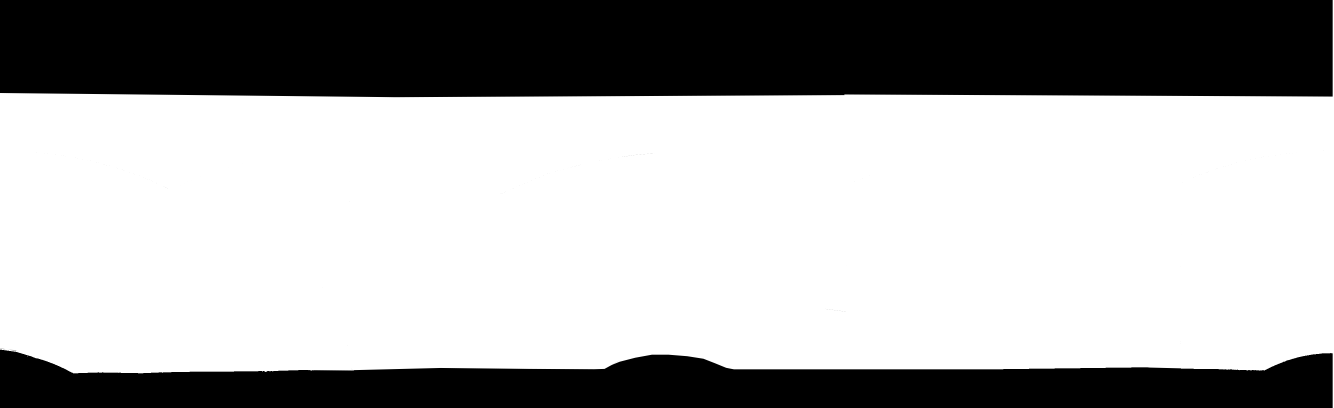
#> input picture calibration/python_scripts/image_process/flatImage_mask.png, 4000 x 1223 px, given in place of flatImage.bmp, which was not available (shown at 1/3 size)
$ python image_process.py   (older library calls are emulated)
#> lines starting #> are read from the running program, lines starting #| are printed output that depends on the picture; after the words box and inside, x2 and y2 are one past the last pixel; in counts of white or black regions, pixels touching at a corner belong together; pictures that were not available may be replaced by others from this repository, and a replacement may not be noted
from logging import root
import os, sys
import numpy as np
import cv2
from matplotlib import pyplot as plt
from skimage.feature import _hog, _hoghistogram

# [175 lines left out: functions _hog_channel_gradient, get_hog, get_block_idx, get_pixel, get_roi, get_var_bound and 3 more, not called in this run]

def contour_filter(contour, len_threshold=200):
    invalid_cam = 0
    for i in range(len(contour) - invalid_cam):
        dist = len(contour[i - invalid_cam])
        # dist = np.sum(np.abs(contour[i - invalid_cam][1:, 0, :] - contour[i - invalid_cam][:-1, 0, :]))
        end_dist = np.sum(np.abs(contour[i - invalid_cam][0, 0, :] - contour[i - invalid_cam][-1, 0, :]))
        # area = cv2.contourArea(contour[i - invalid_cam])
        if (dist < len_threshold and 8 * end_dist < dist) or (dist < len_threshold / 4):
            contour = contour[:(i - invalid_cam)] + contour[(i - invalid_cam) + 1:]
            invalid_cam += 1
        if i - invalid_cam == len(contour) - 2:
            break
    return contour

# [4 lines left out: function patch_image, not called in this run]

def nlmeans(edge_lid, h_u, h_l):
    # h = 40/20 for normal lidar images;
    # h = 20/10 for full lidar image;
    edge_lid_u = edge_lid[:int(0.15 * edge_lid.shape[0]), :]
    edge_lid_l = edge_lid[int(0.15 * edge_lid.shape[0]):, :]
    edge_lid_u = cv2.fastNlMeansDenoising(edge_lid_u, h=h_u, searchWindowSize=21, templateWindowSize=7)
    edge_lid_l = cv2.fastNlMeansDenoising(edge_lid_l, h=h_l, searchWindowSize=21, templateWindowSize=7)
    edge_lid = np.vstack((edge_lid_u, edge_lid_l))
    return edge_lid

# [4 lines left out: function black_region_removal, not called in this run]

def check_folder():
    dir_list = [
        data_path + "/edges/canny_outputs/",
        data_path + "/edges/hog_outputs/"
    ]
    for dir in dir_list:
        if not os.path.exists(dir):
            os.mkdir(dir)

if __name__ == "__main__":
    spot_range = 4
    default_name = "floor5"

    root_path = os.path.abspath(os.path.join(os.path.abspath(__file__), "../../.."))
    print("Current root path: \n" + root_path)

    for spot in range(spot_range):
        if (len(sys.argv) > 1):
            data_path = root_path + "/data/" + sys.argv[1] + "/" + str(spot) + "/0"
        else:
            data_path = root_path + "/data/" + default_name + "/" + str(spot) + "/0"

        dir_cam_original = data_path + "/outputs/flatImage.bmp"
        dir_cam_mask = root_path + "/python_scripts/image_process/flatImage_mask.png"
        dir_cam_filtered = data_path + "/edges/canny_outputs/cam_1_filtered.png"
        dir_cam_canny = data_path + "/edges/canny_outputs/cam_2_canny.png"
        dir_cam_output = data_path + "/edges/cam_edge.png"

        dir_lid_original = data_path + "/outputs/byIntensity/flatLidarImage.bmp"
        dir_lid_mask = root_path + "/python_scripts/image_process/flatLidarImage_mask" + str(spot) + ".png"
        dir_lid_filtered = data_path + "/edges/canny_outputs/lid_1_filtered.png"
        dir_lid_canny = data_path + "/edges/canny_outputs/lid_2_canny.png"
        dir_lid_output = data_path + "/edges/lid_edge.png"

        check_folder()

        # -------- fisheye camera --------

        # if(angle == 0):
        edge_cam = cv2.imread(dir_cam_original)
#> edge_cam is the input picture: shape (1223, 4000, 3); min 0, max 255, mean 170.1
        edge_cam = cv2.cvtColor(edge_cam, cv2.COLOR_BGR2GRAY)
#> edge_cam: shape (1223, 4000)

        edge_cam = cv2.GaussianBlur(edge_cam, sigmaX=1.5, sigmaY=1.5, ksize=(5, 5))
        cv2.imwrite(dir_cam_filtered, edge_cam)

        # remove the black region
        # edge_cam = black_region_removal(edge_cam, pix_rows_bound=435)

        edge_cam = cv2.Canny(image=edge_cam, threshold1=30, threshold2=50)
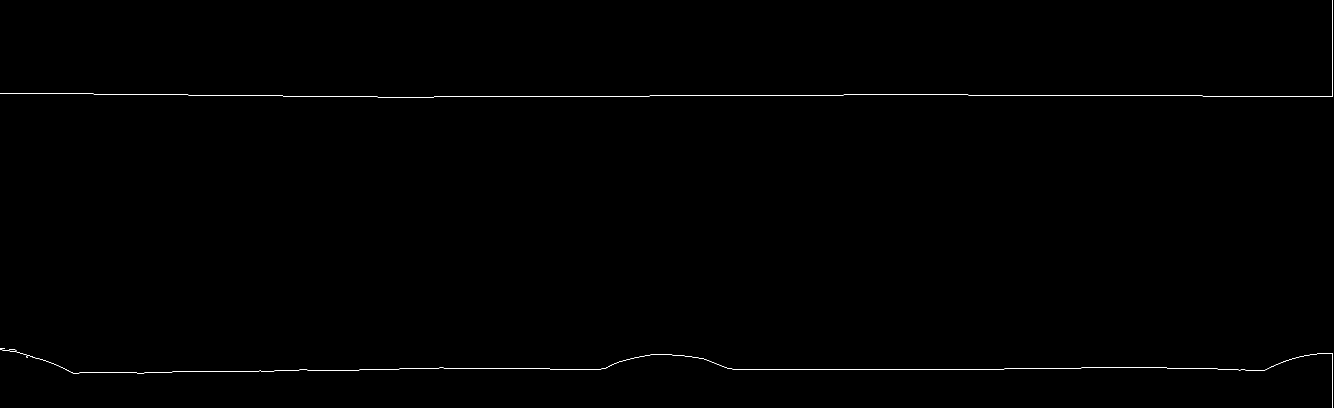
#> edge_cam: shape (1223, 4000) (shown at 1/3 size); 0.17% white in thin lines or dots
        mask_cam = cv2.imread(dir_cam_mask, cv2.IMREAD_GRAYSCALE)
        edge_cam = cv2.bitwise_and(edge_cam, mask_cam)
        cv2.imwrite(dir_cam_canny, edge_cam)

        # contour filter
        cnt_cam, hierarchy_cam = cv2.findContours(edge_cam, cv2.RETR_EXTERNAL, cv2.CHAIN_APPROX_NONE)
#> cnt_cam = 210 contours, all with area under 20
        cnt_cam = contour_filter(contour=cnt_cam, len_threshold=200)
#> the loop in contour_filter, `for i in range(len(contour) - invalid_cam):` made 209 passes
#> (dist, end_dist, contour) on passes 1 to 12: (30, 1, 209 contours, all with area under 20), (38, 1, 208 contours, all with area under 20), (94, 1, 207 contours, all with area under 20), (1, 0, 206 contours, all with area under 20), (48, 1, 205 contours, all with area under 20), (32, 2, 204 contours, all with area under 20), (4, 1, 203 contours, all with area under 20), (38, 1, 202 contours, all with area under 20), (84, 1, 201 contours, all with area under 20), (16, 1, 200 contours, all with area under 20), (52, 1, 199 contours, all with area under 20), (1, 0, 198 contours, all with area under 20)
#> (dist, end_dist) on pass 18: (258, 1)
#> after the loop in contour_filter, `for i in range(len(contour) - invalid_cam):`: contour = 18 contours, all with area under 20; invalid_cam = 192
#> cnt_cam = 18 contours, all with area under 20
        edge_cam = np.zeros(edge_cam.shape, np.uint8)
        cv2.drawContours(edge_cam, cnt_cam, -1, 255, 1)
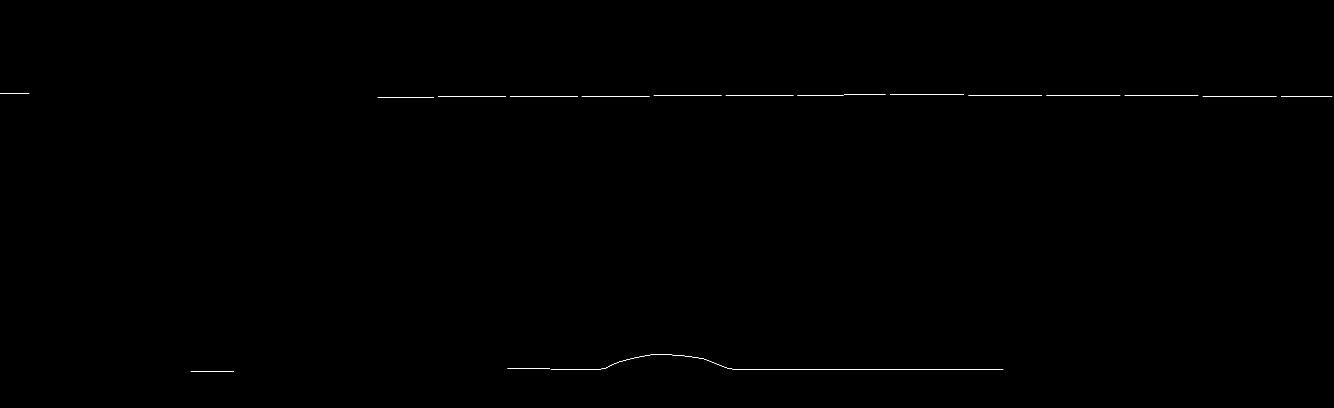
#> edge_cam: shape (1223, 4000) (shown at 1/3 size); 0.09% white in thin lines or dots, all inside (x1, y1, x2, y2) = (0, 279, 3997, 1115)
        cv2.imwrite(dir_cam_output, edge_cam)

        # -------- Lidar --------

        edge_lid = cv2.imread(dir_lid_original)
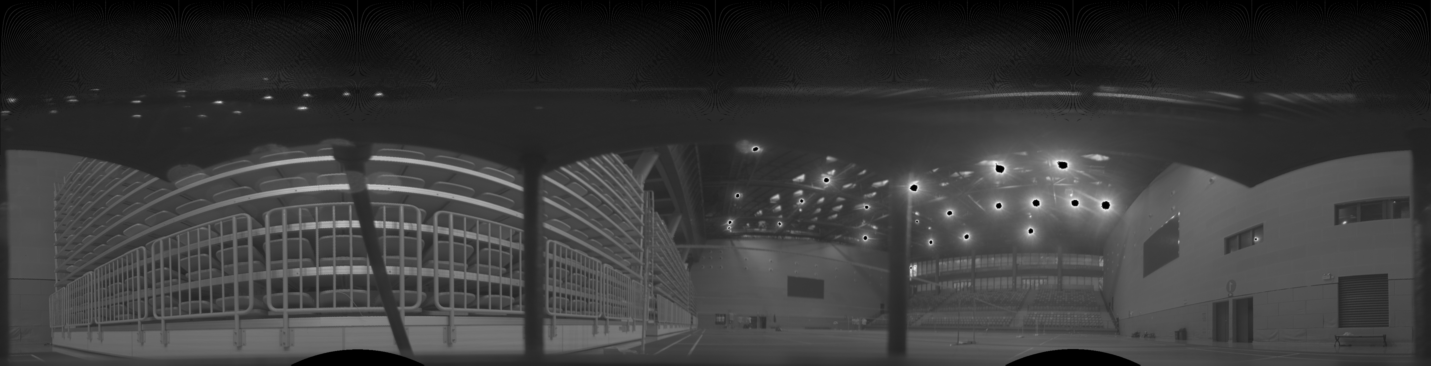
#> input picture calibration/python_scripts/hog_filter/canny_outputs/cam_1_filtered.png, 4292 x 1096 px, given in place of flatLidarImage.bmp, which was not available (shown at 1/3 size)
#> edge_lid is the input picture: shape (1096, 4292, 3); min 0, max 244, mean 57.4
        edge_lid = cv2.cvtColor(edge_lid, cv2.COLOR_BGR2GRAY)
#> edge_lid: shape (1096, 4292)
        # edge_lid = cv2.fastNlMeansDenoising(edge_lid, h=10, searchWindowSize=21, templateWindowSize=7)
        edge_lid = nlmeans(edge_lid, h_u=40, h_l=20)
#> in nlmeans, `edge_lid_l = edge_lid[int(0.15 * edge_lid.shape[0]):, :]`:
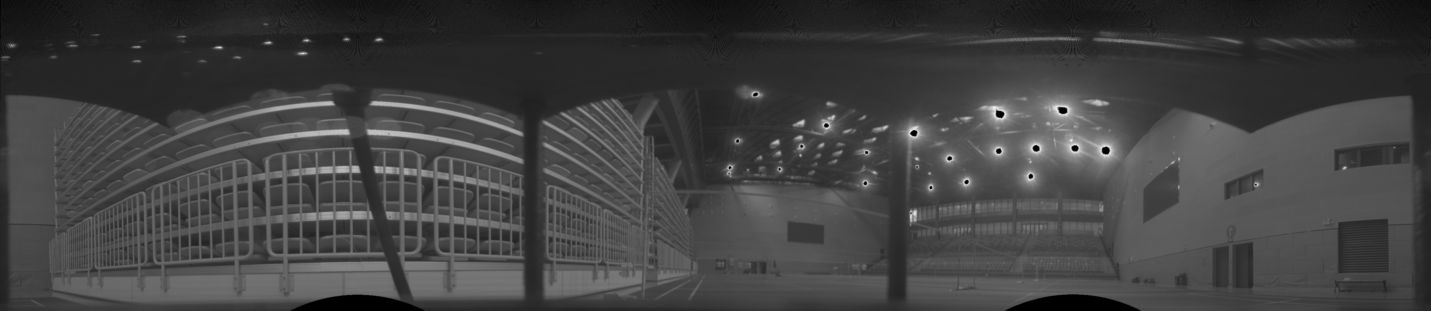
#> edge_lid_l: shape (932, 4292) (shown at 1/3 size); min 0, max 244, mean 65.2
#> in nlmeans, `edge_lid_u = cv2.fastNlMeansDenoising(edge_lid_u, h=h_u, searchWindowS..`:
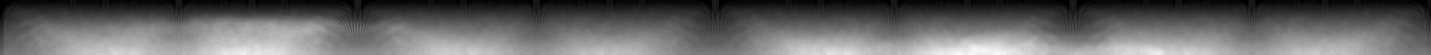
#> edge_lid_u: shape (164, 4292) (shown at 1/3 size); min 0, max 33, mean 13.1; drawn with min black and max white
        cv2.imwrite(dir_lid_filtered, edge_lid)

        # mask to remove the upper and lower bound noise
        edge_lid = cv2.Canny(image=edge_lid, threshold1=30, threshold2=50)
#> edge_lid: shape (1096, 4292); 1.1% white in thin lines or dots, all inside (x1, y1, x2, y2) = (2, 234, 4234, 1096)
        mask_lid = cv2.imread(dir_lid_mask, cv2.IMREAD_GRAYSCALE)
        edge_lid = cv2.bitwise_and(edge_lid, mask_lid)
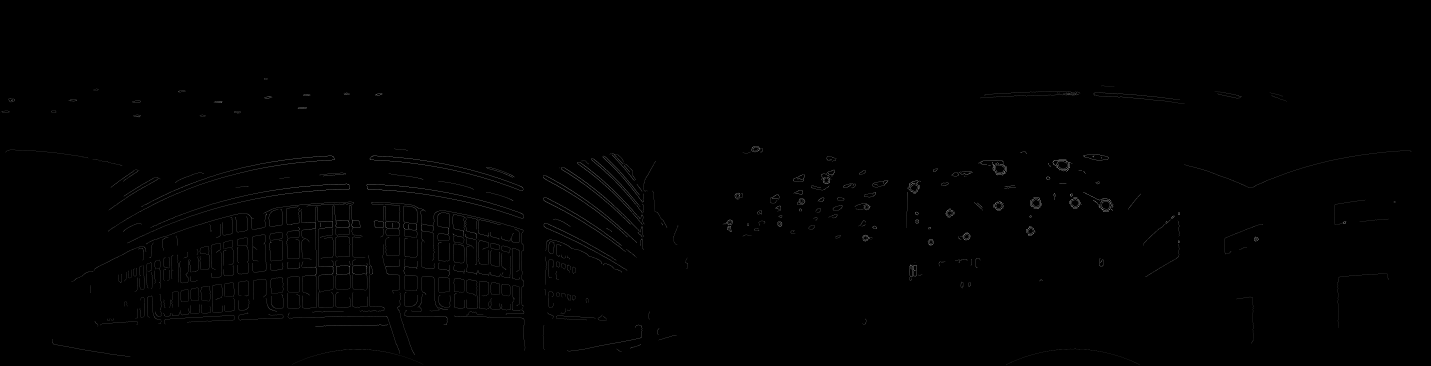
#> edge_lid: shape (1096, 4292) (shown at 1/3 size); min 0, max 238, mean 1
        cv2.imwrite(dir_lid_canny, edge_lid)

        # contour filter
        cnt_lid, hierarchy_lid = cv2.findContours(edge_lid, cv2.RETR_LIST, cv2.CHAIN_APPROX_NONE)
#> cnt_lid = 745 contours, 588 with area under 20; largest, box (x1, y1, x2, y2) and area: (1006, 709, 1051, 772) 2540, (1006, 709, 1051, 772) 2534, (1213, 825, 1252, 873) 1706, (1213, 825, 1252, 873) 1702, (812, 833, 850, 882) 1608
        cnt_lid = contour_filter(contour=cnt_lid, len_threshold=200)
#> the loop in contour_filter (call 2), `for i in range(len(contour) - invalid_cam):` made 744 passes
#> (dist, end_dist) on passes 1 to 12: (792, 2), (804, 2), (30, 1), (64, 1), (489, 1), (106, 1), (37, 1), (148, 1), (151, 1), (557, 1), (434, 2), (242, 1)
        edge_lid = np.zeros(edge_lid.shape, np.uint8)
        cv2.drawContours(edge_lid, cnt_lid, -1, 255, 1)
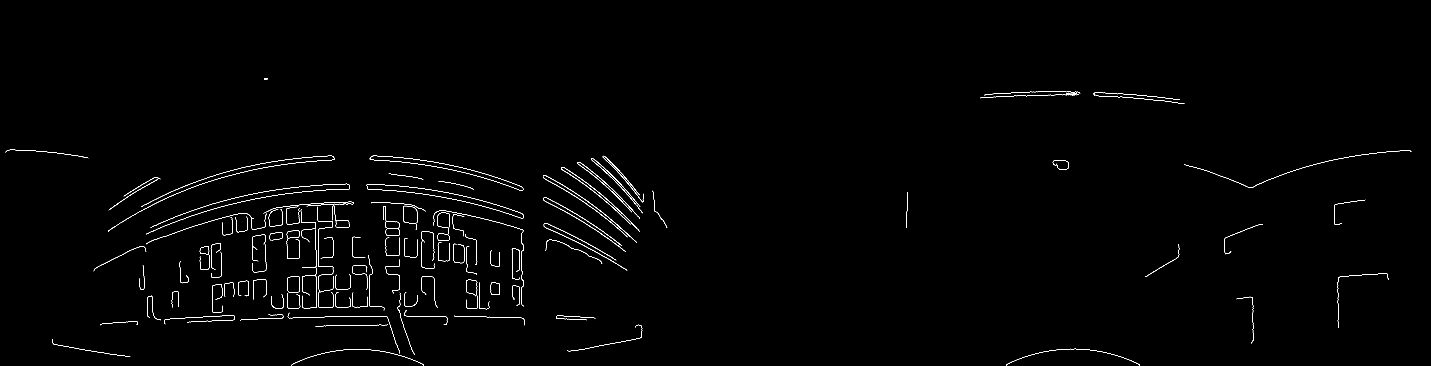
#> edge_lid: shape (1096, 4292) (shown at 1/3 size); 0.61% white in thin lines or dots, all inside (x1, y1, x2, y2) = (16, 234, 4234, 1096)
#> (the run stopped early here; a loop or call above may not have finished)
